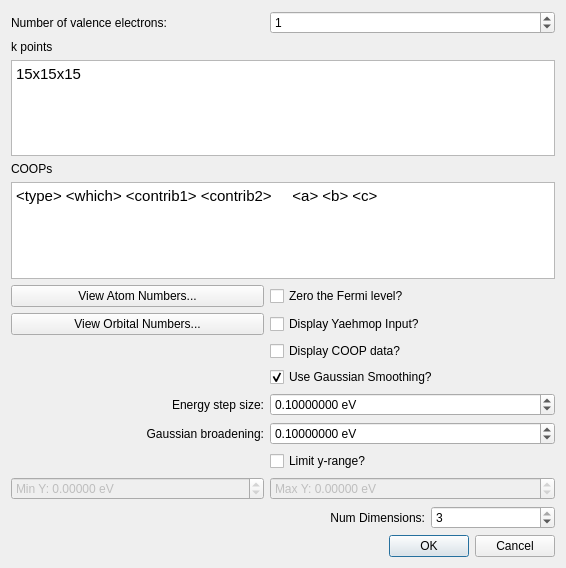
<?xml version="1.0" encoding="UTF-8"?>
<ui version="4.0">
 <class>Avogadro::YaehmopCOOPDialog</class>
 <widget class="QDialog" name="Avogadro::YaehmopCOOPDialog">
  <property name="geometry">
   <rect>
    <x>0</x>
    <y>0</y>
    <width>566</width>
    <height>568</height>
   </rect>
  </property>
  <property name="windowTitle">
   <string>Yaehmop Crystal COOP</string>
  </property>
  <layout class="QGridLayout" name="gridLayout">
   <item row="19" column="2">
    <widget class="QLabel" name="label_6">
     <property name="toolTip">
      <string>&lt;html&gt;&lt;head/&gt;&lt;body&gt;&lt;p&gt;The number of periodic dimensions.&lt;/p&gt;&lt;p&gt;&lt;br/&gt;&lt;/p&gt;&lt;p&gt;If this is set to 1, the material will be periodic only along the A vector of the crystal.&lt;/p&gt;&lt;p&gt;&lt;br/&gt;&lt;/p&gt;&lt;p&gt;If this is set to 2, the material will be periodic along both the A and B vectors of the crystal.&lt;/p&gt;&lt;p&gt;&lt;br/&gt;&lt;/p&gt;&lt;p&gt;If this is set to 3, the material will be periodic along the A, B, and C vectors of the crystal.&lt;/p&gt;&lt;p&gt;&lt;br/&gt;&lt;/p&gt;&lt;/body&gt;&lt;/html&gt;</string>
     </property>
     <property name="text">
      <string>Num Dimensions:</string>
     </property>
     <property name="alignment">
      <set>Qt::AlignRight|Qt::AlignTrailing|Qt::AlignVCenter</set>
     </property>
    </widget>
   </item>
   <item row="19" column="3">
    <widget class="QSpinBox" name="spin_numDim">
     <property name="toolTip">
      <string>&lt;html&gt;&lt;head/&gt;&lt;body&gt;&lt;p&gt;The number of periodic dimensions.&lt;/p&gt;&lt;p&gt;&lt;br/&gt;&lt;/p&gt;&lt;p&gt;If this is set to 1, the material will be periodic only along the A vector of the crystal.&lt;/p&gt;&lt;p&gt;&lt;br/&gt;&lt;/p&gt;&lt;p&gt;If this is set to 2, the material will be periodic along both the A and B vectors of the crystal.&lt;/p&gt;&lt;p&gt;&lt;br/&gt;&lt;/p&gt;&lt;p&gt;If this is set to 3, the material will be periodic along the A, B, and C vectors of the crystal.&lt;/p&gt;&lt;p&gt;&lt;br/&gt;&lt;/p&gt;&lt;/body&gt;&lt;/html&gt;</string>
     </property>
     <property name="minimum">
      <number>1</number>
     </property>
     <property name="maximum">
      <number>3</number>
     </property>
     <property name="value">
      <number>3</number>
     </property>
    </widget>
   </item>
   <item row="8" column="0" colspan="2">
    <widget class="QPushButton" name="push_viewAtomNumbers">
     <property name="toolTip">
      <string>&lt;html&gt;&lt;head/&gt;&lt;body&gt;&lt;p&gt;Display the numberings for the different atoms in the system.&lt;/p&gt;&lt;/body&gt;&lt;/html&gt;</string>
     </property>
     <property name="text">
      <string>View Atom Numbers...</string>
     </property>
    </widget>
   </item>
   <item row="3" column="0" colspan="4">
    <widget class="QLabel" name="label_2">
     <property name="text">
      <string>k points</string>
     </property>
    </widget>
   </item>
   <item row="10" column="2" colspan="2">
    <widget class="QCheckBox" name="cb_displayData">
     <property name="toolTip">
      <string>&lt;html&gt;&lt;head/&gt;&lt;body&gt;&lt;p&gt;Whether or not to display the density of states data in a&lt;/p&gt;&lt;p&gt;pop-up box after the calculation finishes.&lt;/p&gt;&lt;p&gt;&lt;br/&gt;&lt;/p&gt;&lt;p&gt;Data may be copied and pasted into a separate file.&lt;/p&gt;&lt;p&gt;Default: off&lt;/p&gt;&lt;/body&gt;&lt;/html&gt;</string>
     </property>
     <property name="text">
      <string>Display COOP data?</string>
     </property>
    </widget>
   </item>
   <item row="7" column="0" colspan="4">
    <widget class="QTextEdit" name="edit_coops">
     <property name="toolTip">
      <string>&lt;html&gt;&lt;head/&gt;&lt;body&gt;&lt;p&gt;COOPS should be entered as follows:&lt;/p&gt;&lt;p&gt;&lt;br/&gt;&amp;lt;type&amp;gt; &amp;lt;coopNumber&amp;gt; &amp;lt;contrib1&amp;gt; &amp;lt;contrib2&amp;gt; &amp;lt;a&amp;gt; &amp;lt;b&amp;gt; &amp;lt;c&amp;gt;&lt;br/&gt;&lt;/p&gt;&lt;p&gt;where &amp;lt;type&amp;gt; is atom, orbital, fmo, or h-atom, h-orbital, h-fmo (the h stands for Hamiltonian).&lt;/p&gt;&lt;p&gt;Every COOP with the same coopNumber will be averaged together.&lt;/p&gt;&lt;p&gt;contrib is the number of the contributor. For example, if the type is 'atom', then &amp;lt;contrib&amp;gt; would be the atom's index number.&lt;/p&gt;&lt;p&gt;&amp;lt;a&amp;gt; &amp;lt;b&amp;gt; &amp;lt;c&amp;gt; should be set to 0 0 0 if you wish to measure the interaction between atoms within a single unit cell. Non-zero numbers tell it that the second atom/orbital should belong to a neighboring cell. If the COOP line is the following:&lt;/p&gt;&lt;p&gt;atom 1 1 2 1 0 0&lt;/p&gt;&lt;p&gt;Then it will use atom 1 from the unit cell and atom 2 from the neighboring cell in the 'a' direction.&lt;/p&gt;&lt;p&gt;See the YAeHMOP manual for more details.&lt;/p&gt;&lt;p&gt;&lt;br/&gt;&lt;/p&gt;&lt;/body&gt;&lt;/html&gt;</string>
     </property>
     <property name="html">
      <string>&lt;!DOCTYPE HTML PUBLIC &quot;-//W3C//DTD HTML 4.0//EN&quot; &quot;http://www.w3.org/TR/REC-html40/strict.dtd&quot;&gt;
&lt;html&gt;&lt;head&gt;&lt;meta name=&quot;qrichtext&quot; content=&quot;1&quot; /&gt;&lt;style type=&quot;text/css&quot;&gt;
p, li { white-space: pre-wrap; }
&lt;/style&gt;&lt;/head&gt;&lt;body style=&quot; font-family:'Ubuntu'; font-size:11pt; font-weight:400; font-style:normal;&quot;&gt;
&lt;p style=&quot; margin-top:0px; margin-bottom:0px; margin-left:0px; margin-right:0px; -qt-block-indent:0; text-indent:0px;&quot;&gt;&amp;lt;type&amp;gt; &amp;lt;which&amp;gt; &amp;lt;contrib1&amp;gt; &amp;lt;contrib2&amp;gt;     &amp;lt;a&amp;gt; &amp;lt;b&amp;gt; &amp;lt;c&amp;gt;&lt;/p&gt;&lt;/body&gt;&lt;/html&gt;</string>
     </property>
    </widget>
   </item>
   <item row="5" column="0" colspan="4">
    <widget class="QTextEdit" name="edit_kpoints">
     <property name="toolTip">
      <string>&lt;html&gt;&lt;head/&gt;&lt;body&gt;&lt;p&gt;Enter the k-points for the calculation in a grid format as follows:&lt;/p&gt;&lt;p&gt;&amp;lt;l&amp;gt;x&amp;lt;m&amp;gt;x&amp;lt;n&amp;gt;&lt;/p&gt;&lt;p&gt;where l, m, and n are integers. For example, 5x5x5 would be a grid with 5 elements in every direction. You may also enter k-points in the following format:&lt;/p&gt;&lt;p&gt;&amp;lt;x&amp;gt; &amp;lt;y&amp;gt; &amp;lt;z&amp;gt; &amp;lt;weight&amp;gt;&lt;/p&gt;&lt;p&gt;where x, y, and z are the three dimensional coordinates of the k-point in reciprocal space, and the weight is the weight of the k-point. &lt;/p&gt;&lt;p&gt;More k-points will result in a more accurate calculation. However, your computer may shut down the process if it uses up too much memory.&lt;/p&gt;&lt;p&gt;Please note that the orientation of your cell may have an effect on the locations of these reciprocal space points.&lt;/p&gt;&lt;p&gt;Default: 15x15x15&lt;/p&gt;&lt;/body&gt;&lt;/html&gt;</string>
     </property>
     <property name="html">
      <string>&lt;!DOCTYPE HTML PUBLIC &quot;-//W3C//DTD HTML 4.0//EN&quot; &quot;http://www.w3.org/TR/REC-html40/strict.dtd&quot;&gt;
&lt;html&gt;&lt;head&gt;&lt;meta name=&quot;qrichtext&quot; content=&quot;1&quot; /&gt;&lt;style type=&quot;text/css&quot;&gt;
p, li { white-space: pre-wrap; }
&lt;/style&gt;&lt;/head&gt;&lt;body style=&quot; font-family:'Ubuntu'; font-size:11pt; font-weight:400; font-style:normal;&quot;&gt;
&lt;p style=&quot; margin-top:0px; margin-bottom:0px; margin-left:0px; margin-right:0px; -qt-block-indent:0; text-indent:0px;&quot;&gt;15x15x15&lt;/p&gt;&lt;/body&gt;&lt;/html&gt;</string>
     </property>
    </widget>
   </item>
   <item row="0" column="0" colspan="2">
    <widget class="QLabel" name="label">
     <property name="layoutDirection">
      <enum>Qt::LeftToRight</enum>
     </property>
     <property name="text">
      <string>Number of valence electrons:</string>
     </property>
     <property name="alignment">
      <set>Qt::AlignLeading|Qt::AlignLeft|Qt::AlignVCenter</set>
     </property>
    </widget>
   </item>
   <item row="8" column="2" colspan="2">
    <widget class="QCheckBox" name="cb_zeroFermi">
     <property name="toolTip">
      <string>&lt;html&gt;&lt;head/&gt;&lt;body&gt;&lt;p&gt;Subtracts the Fermi energy from all other energies so that the Fermi energy is set to be zero.&lt;/p&gt;&lt;p&gt;Default: off&lt;/p&gt;&lt;/body&gt;&lt;/html&gt;</string>
     </property>
     <property name="text">
      <string>Zero the Fermi level?</string>
     </property>
    </widget>
   </item>
   <item row="13" column="2" colspan="2">
    <widget class="QDoubleSpinBox" name="spin_energyStep">
     <property name="toolTip">
      <string>&lt;html&gt;&lt;head/&gt;&lt;body&gt;&lt;p&gt;The energy step size for Gaussian smoothing. &lt;/p&gt;&lt;p&gt;Default: 0.1&lt;/p&gt;&lt;/body&gt;&lt;/html&gt;</string>
     </property>
     <property name="layoutDirection">
      <enum>Qt::LeftToRight</enum>
     </property>
     <property name="alignment">
      <set>Qt::AlignLeading|Qt::AlignLeft|Qt::AlignVCenter</set>
     </property>
     <property name="prefix">
      <string/>
     </property>
     <property name="suffix">
      <string> eV</string>
     </property>
     <property name="decimals">
      <number>8</number>
     </property>
     <property name="maximum">
      <double>10000.000000000000000</double>
     </property>
     <property name="singleStep">
      <double>0.100000000000000</double>
     </property>
     <property name="value">
      <double>0.100000000000000</double>
     </property>
    </widget>
   </item>
   <item row="6" column="0" colspan="4">
    <widget class="QLabel" name="label_5">
     <property name="text">
      <string>COOPs</string>
     </property>
    </widget>
   </item>
   <item row="0" column="2" colspan="2">
    <widget class="QSpinBox" name="spin_numValElectrons">
     <property name="toolTip">
      <string>&lt;html&gt;&lt;head/&gt;&lt;body&gt;&lt;p&gt;Enter the number of k-points that will be connecting the special k-points. More of these k-points will smooth out the graph, but the calculation may take longer.&lt;/p&gt;&lt;/body&gt;&lt;/html&gt;</string>
     </property>
     <property name="alignment">
      <set>Qt::AlignLeading|Qt::AlignLeft|Qt::AlignVCenter</set>
     </property>
     <property name="suffix">
      <string/>
     </property>
     <property name="minimum">
      <number>0</number>
     </property>
     <property name="maximum">
      <number>999999</number>
     </property>
     <property name="value">
      <number>1</number>
     </property>
    </widget>
   </item>
   <item row="13" column="0" colspan="2">
    <widget class="QLabel" name="label_3">
     <property name="text">
      <string>Energy step size:</string>
     </property>
     <property name="alignment">
      <set>Qt::AlignRight|Qt::AlignTrailing|Qt::AlignVCenter</set>
     </property>
    </widget>
   </item>
   <item row="11" column="2" colspan="2">
    <widget class="QCheckBox" name="cb_useSmoothing">
     <property name="toolTip">
      <string>&lt;html&gt;&lt;head/&gt;&lt;body&gt;&lt;p&gt;Whether or not to use Gaussian smoothing to smooth the data.&lt;/p&gt;&lt;p&gt;&lt;br/&gt;&lt;/p&gt;&lt;p&gt;Smoothing is typically performed for density of states data.&lt;/p&gt;&lt;p&gt;Default: on&lt;/p&gt;&lt;/body&gt;&lt;/html&gt;</string>
     </property>
     <property name="text">
      <string>Use Gaussian Smoothing?</string>
     </property>
     <property name="checked">
      <bool>true</bool>
     </property>
    </widget>
   </item>
   <item row="14" column="2" colspan="2">
    <widget class="QDoubleSpinBox" name="spin_broadening">
     <property name="toolTip">
      <string>&lt;html&gt;&lt;head/&gt;&lt;body&gt;&lt;p&gt;Gaussian broadening for Gaussian smoothing. The Gaussian broadening is the standard deviation.&lt;/p&gt;&lt;p&gt;Default: 0.1&lt;/p&gt;&lt;/body&gt;&lt;/html&gt;</string>
     </property>
     <property name="alignment">
      <set>Qt::AlignLeading|Qt::AlignLeft|Qt::AlignVCenter</set>
     </property>
     <property name="suffix">
      <string> eV</string>
     </property>
     <property name="decimals">
      <number>8</number>
     </property>
     <property name="maximum">
      <double>100000.000000000000000</double>
     </property>
     <property name="singleStep">
      <double>0.100000000000000</double>
     </property>
     <property name="value">
      <double>0.100000000000000</double>
     </property>
    </widget>
   </item>
   <item row="14" column="0" colspan="2">
    <widget class="QLabel" name="label_4">
     <property name="text">
      <string>Gaussian broadening:</string>
     </property>
     <property name="alignment">
      <set>Qt::AlignRight|Qt::AlignTrailing|Qt::AlignVCenter</set>
     </property>
    </widget>
   </item>
   <item row="15" column="2" colspan="2">
    <widget class="QCheckBox" name="cb_limitY">
     <property name="toolTip">
      <string>&lt;html&gt;&lt;head/&gt;&lt;body&gt;&lt;p&gt;Limit the y-range?&lt;/p&gt;&lt;p&gt;&lt;br/&gt;&lt;/p&gt;&lt;p&gt;Default: off&lt;/p&gt;&lt;/body&gt;&lt;/html&gt;</string>
     </property>
     <property name="text">
      <string>Limit y-range?</string>
     </property>
    </widget>
   </item>
   <item row="18" column="2" colspan="2">
    <widget class="QDoubleSpinBox" name="spin_maxY">
     <property name="enabled">
      <bool>false</bool>
     </property>
     <property name="prefix">
      <string>Max Y: </string>
     </property>
     <property name="suffix">
      <string> eV</string>
     </property>
     <property name="decimals">
      <number>5</number>
     </property>
     <property name="minimum">
      <double>-10000.000000000000000</double>
     </property>
     <property name="maximum">
      <double>10000.000000000000000</double>
     </property>
    </widget>
   </item>
   <item row="18" column="0" colspan="2">
    <widget class="QDoubleSpinBox" name="spin_minY">
     <property name="enabled">
      <bool>false</bool>
     </property>
     <property name="prefix">
      <string>Min Y: </string>
     </property>
     <property name="suffix">
      <string> eV</string>
     </property>
     <property name="decimals">
      <number>5</number>
     </property>
     <property name="minimum">
      <double>-10000.000000000000000</double>
     </property>
     <property name="maximum">
      <double>10000.000000000000000</double>
     </property>
    </widget>
   </item>
   <item row="20" column="0" colspan="4">
    <widget class="QDialogButtonBox" name="buttonBox">
     <property name="orientation">
      <enum>Qt::Horizontal</enum>
     </property>
     <property name="standardButtons">
      <set>QDialogButtonBox::Cancel|QDialogButtonBox::Ok</set>
     </property>
    </widget>
   </item>
   <item row="9" column="2">
    <widget class="QCheckBox" name="cb_displayYaehmopInput">
     <property name="text">
      <string>Display Yaehmop Input?</string>
     </property>
    </widget>
   </item>
   <item row="9" column="0" colspan="2">
    <widget class="QPushButton" name="push_viewOrbitalNumbers">
     <property name="toolTip">
      <string>&lt;html&gt;&lt;head/&gt;&lt;body&gt;&lt;p&gt;Display the numberings for the different orbitals in this system.&lt;/p&gt;&lt;p&gt;&lt;br/&gt;&lt;/p&gt;&lt;p&gt;Warning: if you set a parameters file to be one that includes unoccupied orbitals, these orbital numberings may be off, and you may need to number them manually.&lt;/p&gt;&lt;/body&gt;&lt;/html&gt;</string>
     </property>
     <property name="text">
      <string>View Orbital Numbers...</string>
     </property>
    </widget>
   </item>
  </layout>
 </widget>
 <tabstops>
  <tabstop>spin_numValElectrons</tabstop>
  <tabstop>edit_kpoints</tabstop>
  <tabstop>edit_coops</tabstop>
  <tabstop>push_viewAtomNumbers</tabstop>
  <tabstop>cb_zeroFermi</tabstop>
  <tabstop>push_viewOrbitalNumbers</tabstop>
  <tabstop>cb_displayYaehmopInput</tabstop>
  <tabstop>cb_displayData</tabstop>
  <tabstop>cb_useSmoothing</tabstop>
  <tabstop>spin_energyStep</tabstop>
  <tabstop>spin_broadening</tabstop>
  <tabstop>cb_limitY</tabstop>
  <tabstop>spin_minY</tabstop>
  <tabstop>spin_maxY</tabstop>
  <tabstop>spin_numDim</tabstop>
 </tabstops>
 <resources/>
 <connections>
  <connection>
   <sender>buttonBox</sender>
   <signal>accepted()</signal>
   <receiver>Avogadro::YaehmopCOOPDialog</receiver>
   <slot>accept()</slot>
   <hints>
    <hint type="sourcelabel">
     <x>248</x>
     <y>254</y>
    </hint>
    <hint type="destinationlabel">
     <x>157</x>
     <y>274</y>
    </hint>
   </hints>
  </connection>
  <connection>
   <sender>buttonBox</sender>
   <signal>rejected()</signal>
   <receiver>Avogadro::YaehmopCOOPDialog</receiver>
   <slot>reject()</slot>
   <hints>
    <hint type="sourcelabel">
     <x>316</x>
     <y>260</y>
    </hint>
    <hint type="destinationlabel">
     <x>286</x>
     <y>274</y>
    </hint>
   </hints>
  </connection>
  <connection>
   <sender>cb_useSmoothing</sender>
   <signal>toggled(bool)</signal>
   <receiver>spin_energyStep</receiver>
   <slot>setEnabled(bool)</slot>
   <hints>
    <hint type="sourcelabel">
     <x>421</x>
     <y>180</y>
    </hint>
    <hint type="destinationlabel">
     <x>421</x>
     <y>211</y>
    </hint>
   </hints>
  </connection>
  <connection>
   <sender>cb_useSmoothing</sender>
   <signal>toggled(bool)</signal>
   <receiver>spin_broadening</receiver>
   <slot>setEnabled(bool)</slot>
   <hints>
    <hint type="sourcelabel">
     <x>421</x>
     <y>180</y>
    </hint>
    <hint type="destinationlabel">
     <x>421</x>
     <y>244</y>
    </hint>
   </hints>
  </connection>
  <connection>
   <sender>cb_limitY</sender>
   <signal>toggled(bool)</signal>
   <receiver>spin_minY</receiver>
   <slot>setEnabled(bool)</slot>
   <hints>
    <hint type="sourcelabel">
     <x>421</x>
     <y>281</y>
    </hint>
    <hint type="destinationlabel">
     <x>421</x>
     <y>312</y>
    </hint>
   </hints>
  </connection>
  <connection>
   <sender>cb_limitY</sender>
   <signal>toggled(bool)</signal>
   <receiver>spin_maxY</receiver>
   <slot>setEnabled(bool)</slot>
   <hints>
    <hint type="sourcelabel">
     <x>421</x>
     <y>281</y>
    </hint>
    <hint type="destinationlabel">
     <x>421</x>
     <y>345</y>
    </hint>
   </hints>
  </connection>
 </connections>
</ui>
